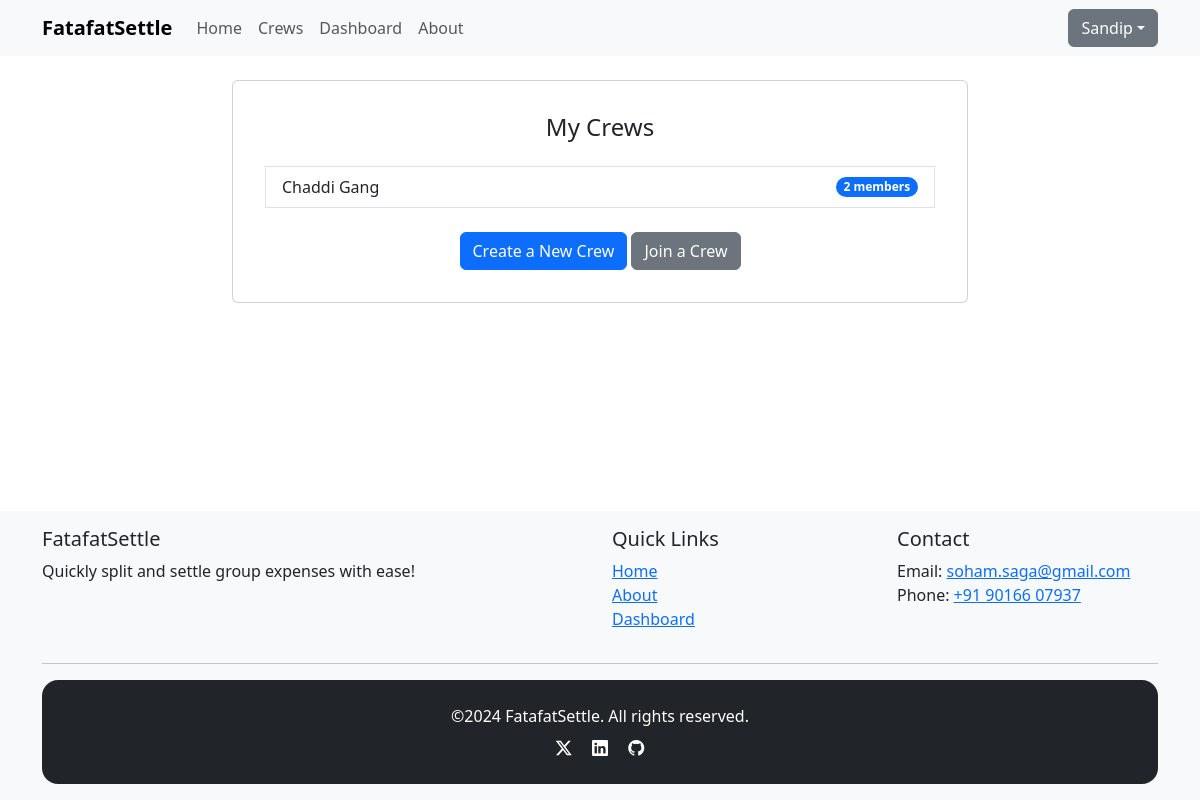
/crew/ (signed in), run on the app's committed database.
### apps/accounts/models.py (models this page shows, shortened)
class CustomUser(AbstractBaseUser, PermissionsMixin):
    email = models.EmailField(unique=True)
    name = models.CharField(max_length=255)
    is_active = models.BooleanField(default=True)
    is_staff = models.BooleanField(default=False)
    date_joined = models.DateTimeField(default=timezone.now)
    coins = models.PositiveIntegerField(default=0)
    objects = CustomUserManager()
    USERNAME_FIELD = 'email'
    REQUIRED_FIELDS = ['name']

### apps/core/models.py (models this page shows, shortened)
class Crew(models.Model):
    name = models.CharField(max_length=100)
    description = models.TextField(blank=True)
    joining_code = models.CharField(max_length=100, default='')
    members = models.ManyToManyField(User, related_name='crews')
    created_at = models.DateTimeField(auto_now_add=True)
    updated_at = models.DateTimeField(auto_now=True)

### apps/core/views.py (the view)
# urls.py: path('crew/', views.CrewListView.as_view(), name='list_crew'),
class CrewListView(LoginRequiredMixin, ListView):
    model = Crew
    template_name = 'core/crew_list.html'
    context_object_name = 'crews'
    def get_queryset(self):
        return self.request.user.crews.all()

### apps/core/templates/core/crew_list.html
{% extends 'base.html' %}
{% block content %}
  <div class="row justify-content-center">
    <div class="col-md-8">
      <div class="card">
        <div class="card-body">
          <h2 class="card-title text-center mb-4">My Crews</h2>
          {% if crews %}
            <ul class="list-group">
              {% for crew in crews %}
              <a href="{% url 'core:crew_expenses' crew.id %}" class="text-decoration-none">
                <li class="list-group-item d-flex justify-content-between align-items-center">
                  {{ crew.name }}
                  <span class="badge bg-primary rounded-pill">{{ crew.members.count }} members</span>
                </li>
              </a>
              {% endfor %}
            </ul>
          {% else %}
            <p class="text-center">You are not a member of any crews yet.</p>
          {% endif %}
          <div class="text-center mt-4">
            <a href="{% url 'core:create_crew' %}" class="btn btn-primary">Create a New Crew</a>
            <a href="{% url 'core:join_crew' %}" class="btn btn-secondary">Join a Crew</a>
          </div>
        </div>
      </div>
    </div>
  </div>
{% endblock %}

### templates/navbar.html (shortened to what this page needs)
<nav class="navbar navbar-expand-lg navbar-light bg-light">
  <div class="container">
    <a class="navbar-brand fw-bold" href="{% url 'core:home' %}">FatafatSettle</a>
    <div class="collapse navbar-collapse" id="navbarNav">
      <ul class="navbar-nav me-auto">
        <li class="nav-item">
          <a class="nav-link" href="{% url 'core:home' %}">Home</a>
        </li>
        {% if user.is_authenticated %}
          <li class="nav-item">
            <a class="nav-link" href="{% url 'core:list_crew' %}">Crews</a>
          </li>
          <li class="nav-item">
            <a class="nav-link" href="{% url 'core:dashboard' %}">Dashboard</a>
          </li>
        {% endif %}
        <li class="nav-item">
          <a class="nav-link" href="{% url 'core:about' %}">About</a>
        </li>
      </ul>
      <ul class="navbar-nav">
        {% if user.is_authenticated %}
          <div class="dropdown">
            <button class="btn btn-secondary dropdown-toggle" type="button" data-bs-toggle="dropdown" aria-expanded="false">{{ user.name }}</button>
          </div>
        {% endif %}
      </ul>
    </div>
  </div>
</nav>

### static/css/custom.css (style rules this page uses)
body { display: flex; flex-direction: column; min-height: 100vh; }
.card-body { padding: 2rem; }
.card-title { font-size: 1.5rem; }
.text-center { text-align: center; }

### data on the page
CustomUser: name "Sandip"
Crew: name "Chaddi Gang", members.count "2"
